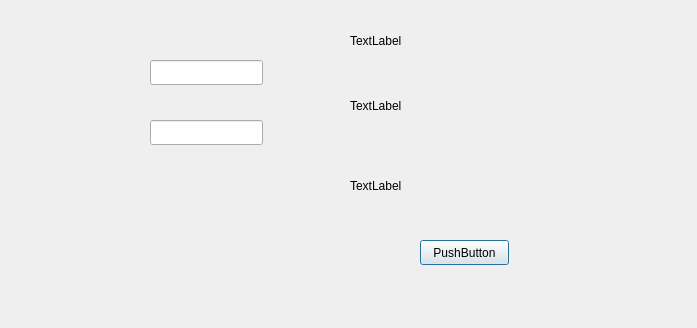
<?xml version="1.0" encoding="UTF-8"?>
<ui version="4.0">
 <class>Dialog</class>
 <widget class="QDialog" name="Dialog">
  <property name="geometry">
   <rect>
    <x>0</x>
    <y>0</y>
    <width>697</width>
    <height>328</height>
   </rect>
  </property>
  <property name="windowTitle">
   <string>Dialog</string>
  </property>
  <widget class="QLineEdit" name="lineEdit">
   <property name="geometry">
    <rect>
     <x>150</x>
     <y>60</y>
     <width>113</width>
     <height>25</height>
    </rect>
   </property>
  </widget>
  <widget class="QLineEdit" name="lineEdit_2">
   <property name="geometry">
    <rect>
     <x>150</x>
     <y>120</y>
     <width>113</width>
     <height>25</height>
    </rect>
   </property>
  </widget>
  <widget class="QPushButton" name="pushButton">
   <property name="geometry">
    <rect>
     <x>420</x>
     <y>240</y>
     <width>89</width>
     <height>25</height>
    </rect>
   </property>
   <property name="text">
    <string>PushButton</string>
   </property>
  </widget>
  <widget class="QLabel" name="label">
   <property name="geometry">
    <rect>
     <x>350</x>
     <y>20</y>
     <width>311</width>
     <height>41</height>
    </rect>
   </property>
   <property name="text">
    <string>TextLabel</string>
   </property>
  </widget>
  <widget class="QLabel" name="label_2">
   <property name="geometry">
    <rect>
     <x>350</x>
     <y>90</y>
     <width>241</width>
     <height>31</height>
    </rect>
   </property>
   <property name="text">
    <string>TextLabel</string>
   </property>
  </widget>
  <widget class="QLabel" name="label_3">
   <property name="geometry">
    <rect>
     <x>350</x>
     <y>170</y>
     <width>241</width>
     <height>31</height>
    </rect>
   </property>
   <property name="text">
    <string>TextLabel</string>
   </property>
  </widget>
 </widget>
 <resources/>
 <connections/>
</ui>
